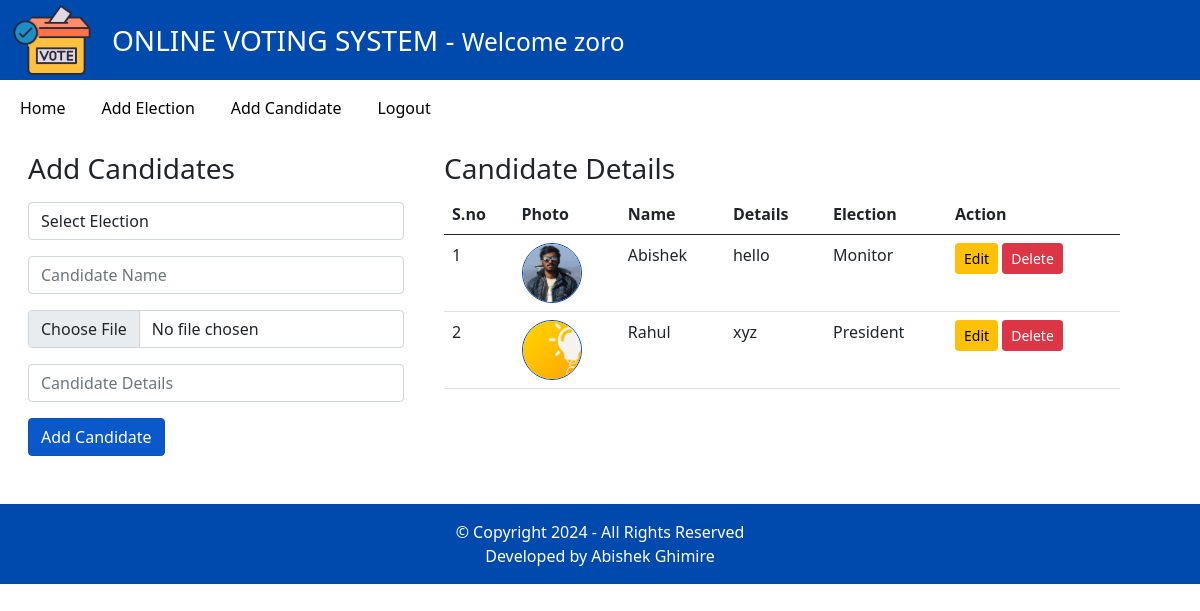
Screenshot of /admin/index.php?addCandidatesPage=1 (signed in) with the database file from the repository.
### tables this page shows
CREATE TABLE `candidate_details` (
  `id` int(11) NOT NULL,
  `election_id` int(11) DEFAULT NULL,
  `candidate_name` varchar(255) DEFAULT NULL,
  `candidate_details` text DEFAULT NULL,
  `candidate_photo` text DEFAULT NULL,
  `inserted_by` varchar(255) DEFAULT NULL,
  `inserted_on` date DEFAULT NULL
);

CREATE TABLE `elections` (
  `id` int(11) NOT NULL,
  `election_topic` varchar(255) DEFAULT NULL,
  `no_of_candidates` int(11) DEFAULT NULL,
  `starting_date` date DEFAULT NULL,
  `ending_date` date DEFAULT NULL,
  `status` varchar(45) DEFAULT NULL,
  `inserted_by` varchar(255) DEFAULT NULL,
  `inserted_on` date DEFAULT NULL
);

### admin/inc/add_candidates.php (the view, shortened to what this page needs)
<div class="row my-3">
    <div class="col-4 mx-3">
        <h3>Add Candidates</h3>
        <form method="post" enctype="multipart/form-data">
            <div class="form-group my-3">
                <select class="form-control" name="election_id" required>
                    <option value="">Select Election</option>
                </select>
            </div>
            <div class="form-group my-3">
                <input type="text" name="candidate_name" placeholder="Candidate Name" class="form-control" required />
            </div>
            <div class="form-group my-3">
                <input type="file" name="candidate_photo" class="form-control" required />
            </div>
            <div class="form-group my-3">
                <input type="text" name="candidate_details" placeholder="Candidate Details" class="form-control" required />
            </div>
            <input type="submit" value="Add Candidate" name="addCandidateBtn" class="btn btn-primary active">
        </form>
    </div>
    <div class="col-7">
        <h3>Candidate Details</h3>
        <table class="table">
            <thead>
                <tr>
                    <th scope="col">S.no</th>
                    <th scope="col">Photo</th>
                    <th scope="col">Name</th>
                    <th scope="col">Details</th>
                    <th scope="col">Election</th>
                    <th scope="col">Action</th>
                </tr>
            </thead>
            <tbody>
                <?php
                $fetchingData = mysqli_query($conn, "SELECT * FROM candidate_details") or die(mysqli_error($conn));
                $isAnyCandidate = mysqli_num_rows($fetchingData);
                if ($isAnyCandidate > 0) {
                    $sno = 1;
                    while ($row = mysqli_fetch_assoc($fetchingData)) {
                        $election_id = $row['election_id'];
                        $candidate_id = $row['id'];
                        $fetchingElectionName = mysqli_query($conn, "SELECT * FROM elections WHERE id = '" . $election_id . "'") or die(mysqli_error($conn));
                        $execFetchingElectionNameQuery = mysqli_fetch_assoc($fetchingElectionName);
                        $election_name = $execFetchingElectionNameQuery['election_topic'];
                        $candidate_photo = $row['candidate_photo'];
                ?>
                        <tr>
                            <td><?php echo $sno++; ?></td>
                            <td><img src="<?php echo $candidate_photo; ?>" alt="Photo" style=" width: 60px; height: 60px; border: 1px solid #004aad; border-radius: 100%" /></td>
                            <td><?php echo $row['candidate_name']; ?></td>
                            <td><?php echo $row['candidate_details']; ?></td>
                            <td><?php echo $election_name; ?></td>
                            <td>
                                <a href="index.php?updateCandidatePage=1&edit_id=<?php echo $candidate_id ?>" class="btn btn-sm btn-warning">Edit</a>
                                <a href="#" class="btn btn-sm btn-danger" onclick="DeleteData(<?php echo $candidate_id ?>)">Delete</a>
                            </td>
                        </tr>
                    <?php
                    }
                } else {
                    ?>
                    <tr>
                        <td colspan="7">No any candidate yet!</td>
                    </tr>
                <?php
                }
                ?>
            </tbody>
        </table>
    </div>
</div>

### rows the page displays
candidate_details: candidate_photo (picture), candidate_name "Abishek", candidate_details "hello", election.election_topic "Monitor"
candidate_details: candidate_photo (picture), candidate_name "Rahul", candidate_details "xyz", election.election_topic "President"

### other values shown
$_SESSION['username'] "zoro"
